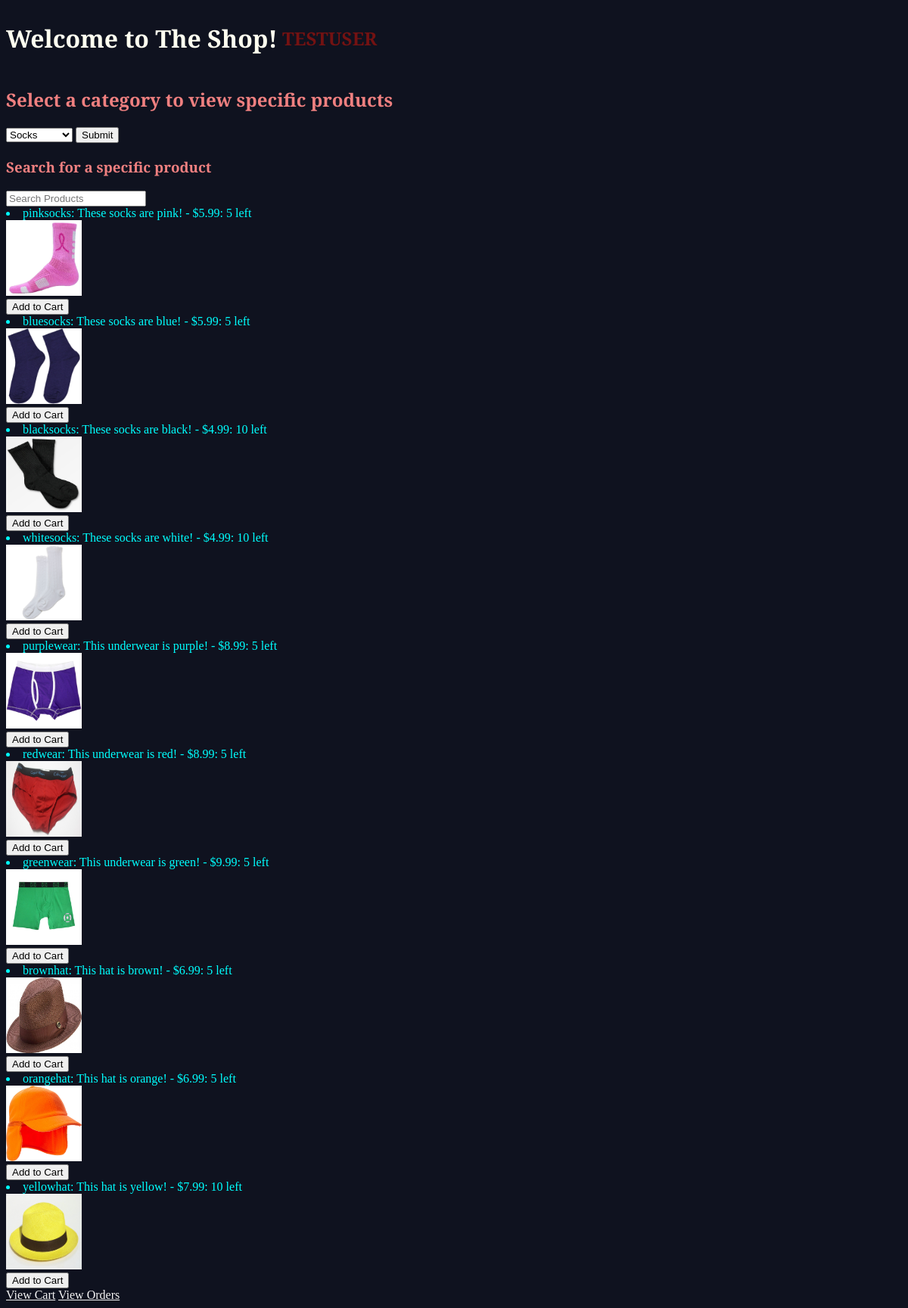
/ (signed in), run on the app's committed database.
### tables this page shows
CREATE TABLE products (
  id                int(4) not null unique,
  name              varchar(50) not null,
  stock             int(4) not null,
  price             decimal(4, 2) not null,
  description       varchar(100) not null,
  part_of           varchar(50) not null,
  PRIMARY KEY (id),
  FOREIGN KEY (part_of) REFERENCES categories(category)
);

### main.py (the view, shortened to what this page needs)
@app.route('/', methods=['GET', 'POST'])
def home():
  conn = sqlite3.connect("myDatabase.db")
  conn.row_factory = sqlite3.Row
  session['page'] = ['', ''] #set
  cursor = conn.execute("SELECT * FROM products")
  products = cursor.fetchall()
  cursor = conn.execute("SELECT * FROM categories")
  categories = cursor.fetchall()
  return render_template('home.html', products=products, categories=categories)

### templates/home.html (shortened to what this page needs)
<!DOCTYPE html>
<html lang="en">
<head>
    <link rel="stylesheet" href="static/styles/styles.css">
    <link rel="stylesheet" href="https://cdnjs.cloudflare.com/ajax/libs/font-awesome/6.2.0/css/all.min.css" />
</head>
<body>
    <div class="welcome">
        <h1>Welcome to The Shop!</h1>
        <h2>{{ session['username'] }}</h2>
    </div>
    <h2>Select a category to view specific products</h2>
    <form action="/products" method="POST">
        <select name="category_select">
            {% for category in categories %}
                <option value="{{ category['category'] }}">{{ category['category'] }}</option>
            {% endfor %}
        </select>
        <input type="submit">
    </form>
    <h3>Search for a specific product</h3>
    <form action="/search" method="POST">
        <input placeholder="Search Products" type="text" name="search">
    </form>
    {% for prod in products %}
        <li>{{ prod['name'] }}: {{ prod['description'] }} - ${{ prod['price'] }}: {{ prod['stock'] }} left</li>
        <img src="/static/images/{{ prod['name'] }}.jpg">
        {% if 'username' in session and prod['stock'] > 0 %}
            <form action="/cart" method="POST">
                <button name="add" value={{ prod['id'] }}>Add to Cart</button>
            </form>
        {% elif prod['stock'] <= 0 %}
            <p>OUT OF STOCK</p>
        {% endif %}
    {% endfor %}
    {% if 'username' in session %}
        <a href="/cart">View Cart</a>
        <a href="/orders">View Orders</a>
    {% endif %}
</body>
</html>

### static/styles/styles.css (style rules this page uses)
:root { --colour-primary: hsl(229, 36%, 9%); --colour-secondary: lightcoral; --colour-third: aqua; --colour-fourth: hsl(0, 73%, 26%); --colour-fifth: burlywood; --colour-white: ivory; }
body { font-family: "EB Garamond", serif; font-size: 1.1rm; color: var(--colour-secondary); background-color: var(--colour-primary); }
img { width: 100px; height: 100px; }
.welcome { display: flex; align-items: center; }
.welcome h1 { color: var(--colour-white); display: inline-block; }
.welcome h2 { color: var(--colour-fourth); display: inline-block; text-transform: uppercase; padding-left: 0.4rem; }
a { color: whitesmoke; }
li { color: var(--colour-third); }

### data on the page
products: name "pinksocks", description "These socks are pink!", price "5.99", stock "5", name (picture), {{ prod['id'] }} 1 (drawn)
products: name "bluesocks", description "These socks are blue!", price "5.99", stock "5", name (picture), {{ prod['id'] }} 2 (drawn)
products: name "blacksocks", description "These socks are black!", price "4.99", stock "10", name (picture), {{ prod['id'] }} 3 (drawn)
products: name "whitesocks", description "These socks are white!", price "4.99", stock "10", name (picture), {{ prod['id'] }} 4 (drawn)
products: name "purplewear", description "This underwear is purple!", price "8.99", stock "5", name (picture)
products: name "redwear", description "This underwear is red!", price "8.99", stock "5", name (picture), {{ prod['id'] }} 6 (drawn)
products: name "greenwear", description "This underwear is green!", price "9.99", stock "5", name (picture), {{ prod['id'] }} 7 (drawn)
products: name "brownhat", description "This hat is brown!", price "6.99", stock "5", name (picture), {{ prod['id'] }} 8 (drawn)
products: name "orangehat", description "This hat is orange!", price "6.99", stock "5", name (picture), {{ prod['id'] }} 9 (drawn)
products: name "yellowhat", description "This hat is yellow!", price "7.99", stock "10", name (picture)

### other printed values
{{ session['username'] }} "TESTUSER"
form field category_select "Socks"
